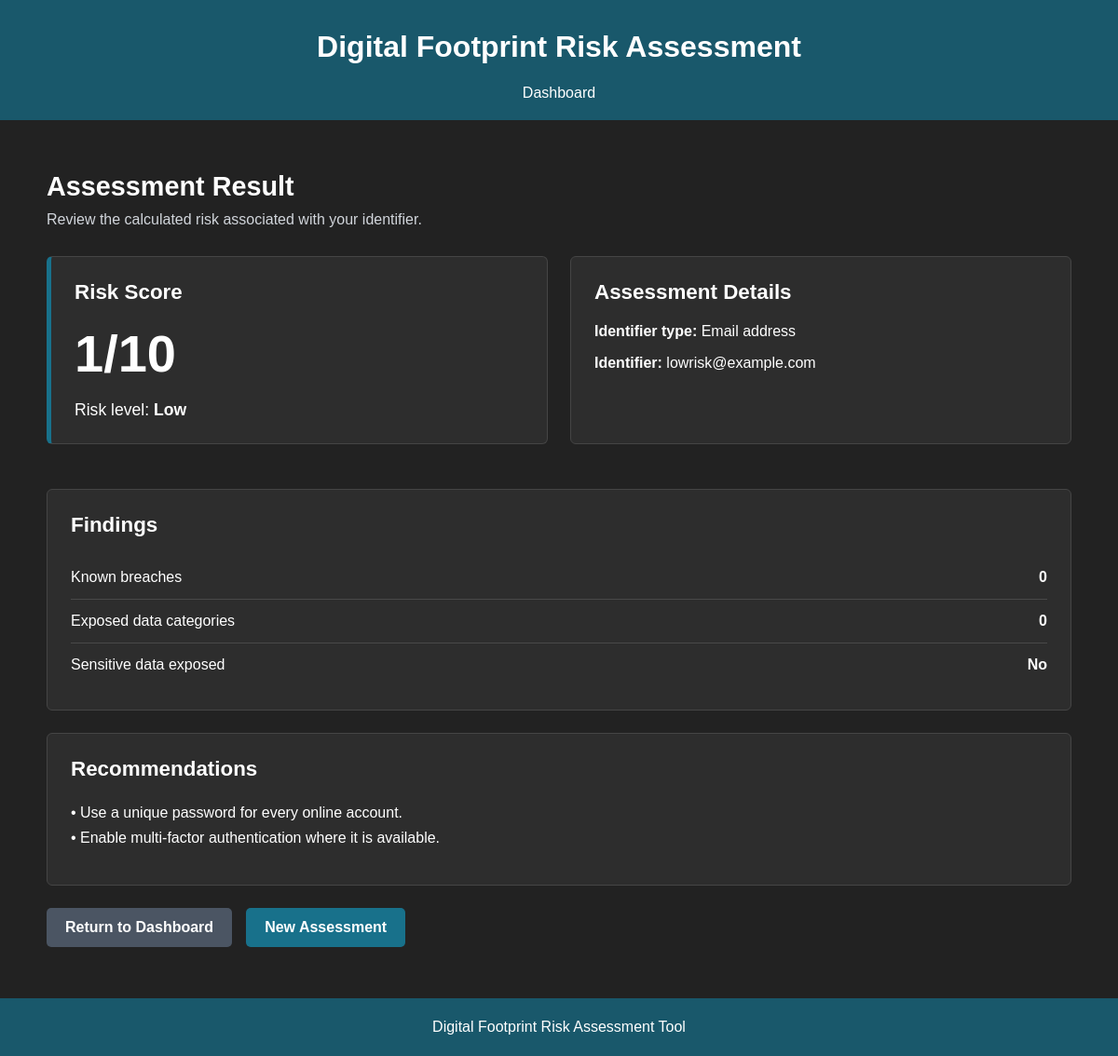
Screenshot of /assessments/22/ (signed in) with the database file from the repository.
### assessments/models.py (models this page shows, shortened)
class RiskAssessment(models.Model):
    IDENTIFIER_TYPES = [
        ("email", "Email address"),
        ("username", "Username"),
    ]
    RISK_LEVEL_CHOICES = [
        ("low", "Low"),
        ("medium", "Medium"),
        ("high", "High"),
    ]
    user = models.ForeignKey(
        settings.AUTH_USER_MODEL,
        on_delete=models.CASCADE,
        related_name="risk_assessments",
        null=True,
        blank=True,
    )
    identifier_type = models.CharField(
        max_length=20,
        choices=IDENTIFIER_TYPES,
    )
    identifier = models.CharField(
        max_length=255,
    )
    breach_count = models.PositiveIntegerField(
        default=0,
    )
    exposed_data_count = models.PositiveIntegerField(
        default=0,
    )
    sensitive_data_exposed = models.BooleanField(
        default=False,
    )
    risk_score = models.PositiveSmallIntegerField(
        default=1,
        validators=[
            MinValueValidator(1),
            MaxValueValidator(10),
        ],
    )
    risk_level = models.CharField(
        max_length=20,
        choices=RISK_LEVEL_CHOICES,
        default="low",
    )
    recommendations = models.TextField(
        blank=True,
    )
    created_at = models.DateTimeField(
        auto_now_add=True,
    )

### assessments/views.py (the view)
@login_required
def assessment_result_view(request, assessment_id):
    assessment = get_object_or_404(
        RiskAssessment,
        id=assessment_id,
        user=request.user,
    )
    return render(
        request,
        "assessments/result.html",
        {"assessment": assessment},
    )

### assessments/templates/assessments/result.html (shortened to what this page needs)
{% load static %}
<!DOCTYPE html>
<html lang="en">
<head>
    <link
        rel="stylesheet"
        href="{% static 'css/result.css' %}"
    >
</head>
<body>
    <header class="site-header">
        <h1>Digital Footprint Risk Assessment</h1>
        <nav class="site-navigation">
            <a href="{% url 'accounts:dashboard' %}">
                Dashboard
            </a>
        </nav>
    </header>
    <main class="main-content">
        <section class="result-heading">
            <h2>Assessment Result</h2>
            <p>
                Review the calculated risk associated with your identifier.
            </p>
        </section>
        <section class="result-grid">
            <article class="result-card score-card">
                <h3>Risk Score</h3>
                <div class="risk-score">
                    {{ assessment.risk_score }}/10
                </div>
                <p class="risk-level">
                    Risk level:
                    <strong>
                        {{ assessment.get_risk_level_display }}
                    </strong>
                </p>
            </article>
            <article class="result-card">
                <h3>Assessment Details</h3>
                <p>
                    <strong>Identifier type:</strong>
                    {{ assessment.get_identifier_type_display }}
                </p>
                <p>
                    <strong>Identifier:</strong>
                    {{ assessment.identifier }}
                </p>
            </article>
        </section>
        <section class="result-card findings-card">
            <h3>Findings</h3>
            <div class="finding-row">
                <span>Known breaches</span>
                <strong>
                    {{ assessment.breach_count }}
                </strong>
            </div>
            <div class="finding-row">
                <span>Exposed data categories</span>
                <strong>
                    {{ assessment.exposed_data_count }}
                </strong>
            </div>
            <div class="finding-row">
                <span>Sensitive data exposed</span>
                <strong>
                    {% if assessment.sensitive_data_exposed %}
                        Yes
                    {% else %}
                        No
                    {% endif %}
                </strong>
            </div>
        </section>
        <section class="result-card recommendations-card">
            <h3>Recommendations</h3>
            <div class="recommendations">
                {{ assessment.recommendations|linebreaks }}
            </div>
        </section>
        <div class="page-actions">
            <a
                href="{% url 'accounts:dashboard' %}"
                class="secondary-button"
            >
                Return to Dashboard
            </a>
            <a
                href="{% url 'assessments:create' %}"
                class="primary-button"
            >
                New Assessment
            </a>
        </div>
    </main>
    <footer class="site-footer">
        <p>Digital Footprint Risk Assessment Tool</p>
    </footer>
</body>
</html>

### assessments/static/css/result.css (style rules this page uses)
* { box-sizing: border-box; }
html { min-height: 100%; }
body { min-height: 100vh; margin: 0; background-color: #222222; color: #ffffff; font-family: Arial, Helvetica, sans-serif; }
.site-header { width: 100%; padding: 32px 20px 20px; background-color: #19586b; text-align: center; }
.site-header h1 { margin: 0 0 22px; color: #ffffff; font-size: 2rem; }
.site-navigation { display: flex; justify-content: center; gap: 28px; }
.site-navigation a { color: #ffffff; text-decoration: none; font-size: 1rem; }
.main-content { width: min(1100px, 92%); min-height: 65vh; margin: 0 auto; padding: 55px 0; }
.result-heading { margin-bottom: 30px; }
.result-heading h2 { margin: 0 0 10px; font-size: 1.8rem; }
.result-heading p { margin: 0; color: #d1d5db; }
.result-grid { display: grid; grid-template-columns: repeat( auto-fit, minmax(280px, 1fr) ); gap: 24px; margin-bottom: 24px; }
.result-card { margin-bottom: 24px; padding: 25px; background-color: #2d2d2d; border: 1px solid #454545; border-radius: 6px; }
.result-card h3 { margin-top: 0; margin-bottom: 20px; font-size: 1.4rem; }
.score-card { border-left: 5px solid #18718b; }
.risk-score { margin-bottom: 10px; font-size: 3.5rem; font-weight: bold; }
.risk-level { margin-bottom: 0; font-size: 1.1rem; }
.finding-row { display: flex; justify-content: space-between; align-items: center; gap: 20px; padding: 14px 0; border-bottom: 1px solid #494949; }
.finding-row:last-child { border-bottom: none; }
.recommendations { line-height: 1.7; }
.recommendations p { margin-top: 0; margin-bottom: 12px; }
.page-actions { display: flex; flex-wrap: wrap; gap: 15px; margin-top: 10px; }
.primary-button, .secondary-button { display: inline-block; padding: 12px 20px; border-radius: 5px; text-decoration: none; font-weight: bold; }
.primary-button { background-color: #18718b; color: #ffffff; }
.secondary-button { background-color: #4b5563; color: #ffffff; }
.site-footer { padding: 22px; background-color: #19586b; text-align: center; }
.site-footer p { margin: 0; }

### rows the page displays
RiskAssessment: risk_score "1", risk_level "Low", identifier_type "Email address", identifier "lowrisk@example.com", breach_count "0", exposed_data_count "0", recommendations "• Use a unique password for every online account. • Enable multi-factor authentication where it is available."
